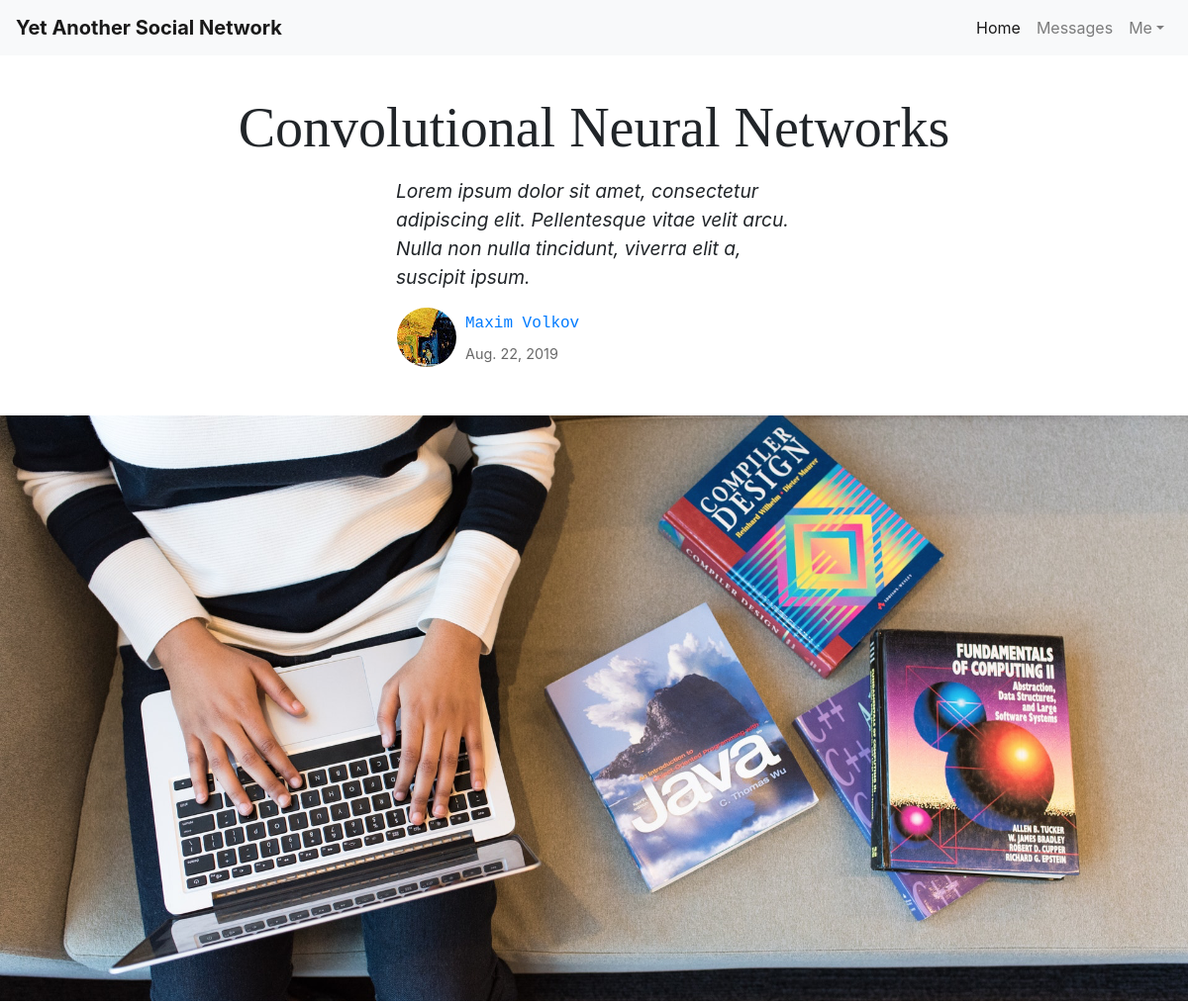
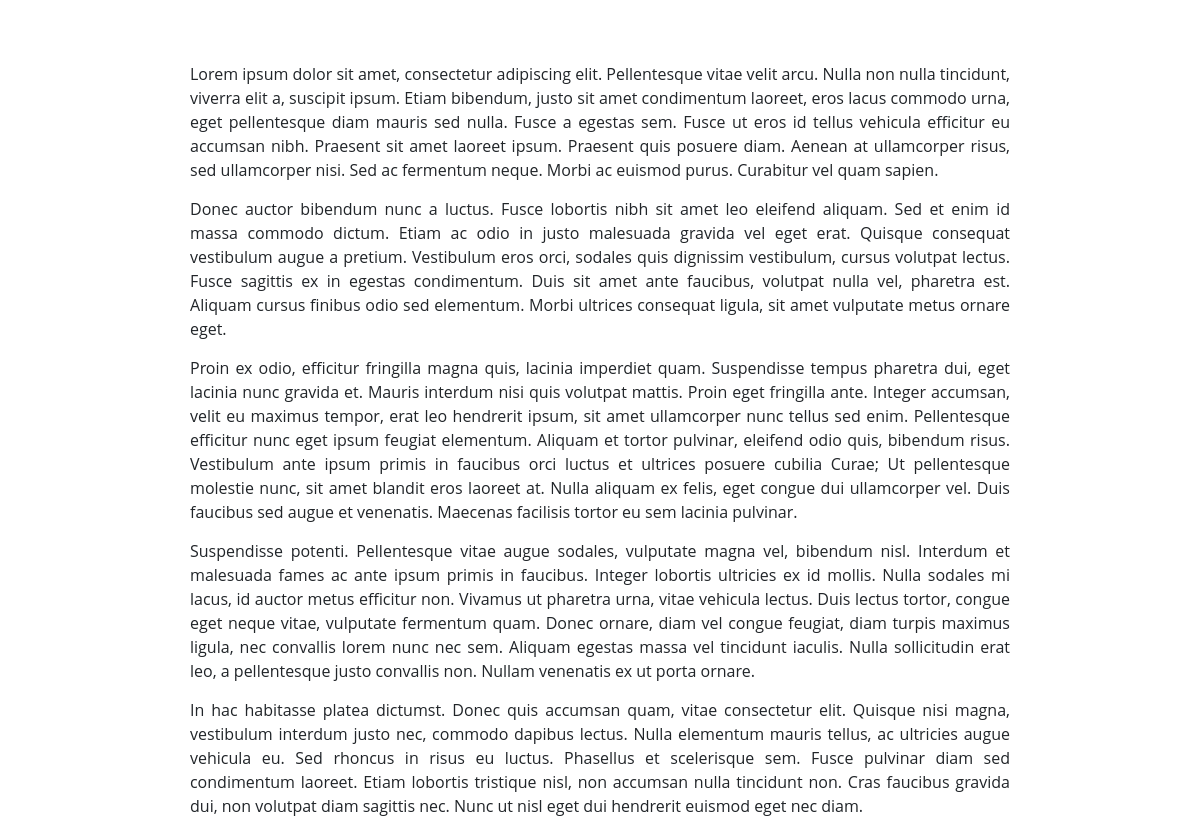
Page /home/ml/9 (signed in) on the committed database (2 pictures, top to bottom).
### blog/models.py (models this page shows, shortened)
class Article(models.Model):
    categories = [
        ('prog', 'Programming'),
        ('robo', 'Robotics'),
        ('math', 'Mathematics'),
        ('cs', 'Computer Science'),
        ('bc', 'Blockchain'),
        ('iot', 'Internet Of Things'),
        ('ml', 'Machine Learning'),
        ('hard', 'Hardware'),
        ('do', 'DevOps')
    ]
    title = models.CharField(max_length=256)
    annotation = models.TextField(max_length=150, default='Lorem ipsum')
    logo = models.ImageField(upload_to=get_logo_path, null=True)
    logo_preview = models.ImageField(upload_to=get_logo_preview_path, null=True)
    category = models.CharField(max_length=4, choices=categories)
    author = models.ForeignKey(get_user_model(), on_delete=models.CASCADE)
    date_created = models.DateField(auto_now_add=True)
    date_modified = models.DateField(auto_now=True)
    body = HTMLField('Content')

### users/models.py (models this page shows, shortened)
class CustomUser(AbstractUser):
    description = models.CharField(max_length=256)
    avatar = models.ImageField(upload_to=get_avatar_path, default='avatars/default.png', blank=True)
    avatar_preview = models.ImageField(upload_to=get_avatar_preview_path, null=True)

### blog/views.py (the view)
# urls.py: path('<str:category>/<int:article_id>', article),
@login_required
def article(request, category, article_id):
    article = Article.objects.get(pk=article_id)
    context = {
        'article': article
    }
    return render(request, 'blog/article.html', context)

### users/context_processors.py (called while the page is built)
def add_login_form(request):
    return {
        'login_form': LoginForm(),
    }

### blog/templates/blog/article.html (shortened to what this page needs)
{% extends "blog/base.html" %}
{% block content %}
    <div style="margin-top: 6em;">
        <h1 class="display-4" style="text-align: center; font-family: verdana;">{{ article.title }}</h1>
        <div class="mx-auto my-3" style="width: 25em; text-align: left;">
            <i><p style="font-size: 120%;">{{ article.annotation }}</p></i>
            <a id="author" href="/user/{{ article.author.username }}">
                <table>
                    <tr>
                        <td rowspan="2">
                            <img class="rounded-circle" src="{{ article.author.avatar_preview.url }}" alt="Author avatar">
                        </td>
                        <td style="padding-left: 0.5em;">
                            <span style="font-family: courier;">{{ article.author.first_name }} {{ article.author.last_name }}</span>
                        </td>
                    </tr>
                    <tr>
                        <td style="padding-left: 0.5em;">
                            <span style="font-size: 90%; color: dimgrey;">{{ article.date_created }}</span>
                        </td>
                    </tr>
                </table>
            </a>
        </div>
        <img class="img-fluid" src="{{ article.logo.url }}" alt="Logo image" style="padding-top: 2em;">
    </div>
    <div class="container" style="padding-top: 4em; padding-left: 10em; padding-right: 10em;">
        {{ article.body | safe }}
    </div>
{% endblock %}

### rows in the picture
Article: title "Convolutional Neural Networks", annotation "Lorem ipsum dolor sit amet, consectetur adipiscing elit. Pellentesque vitae velit arcu. Nulla non nulla tincidunt, viverra elit a, suscipit ipsum.", author.avatar_preview (picture), author.first_name "Maxim", author.last_name "Volkov", date_created "Aug. 22, 2019", logo (picture), body "Lorem ipsum dolor sit amet, consectetur adipiscing elit. Pellentesque vitae velit arcu. Nulla non nulla tincidunt, viverra elit a, suscipit ipsum. Etiam bibendum, justo sit amet condimentum laoreet, eros lacus commodo urna, eget pellentesque diam mauris sed nulla. Fusce a egestas sem. Fusce ut eros id tellus vehicula efficitur eu accumsan nibh. Praesent sit amet laoreet ipsum. Praesent quis posuere diam. Aenean at ullamcorper risus, sed ullamcorper nisi. Sed ac fermentum neque. Morbi ac euismod purus. Curabitur vel quam sapien. Donec auctor bibendum nunc a luctus. Fusce lobortis nibh sit amet leo eleifend aliquam. Sed et enim id massa commodo dictum. Etiam ac odio in justo malesuada gravida…"
